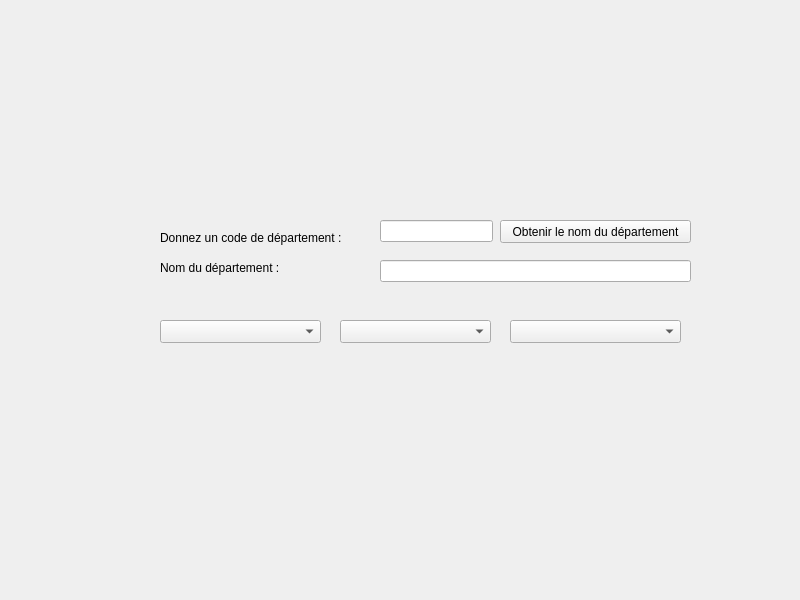
<?xml version="1.0" encoding="UTF-8"?>
<ui version="4.0">
 <class>MiseEnOeuvreBDD</class>
 <widget class="QWidget" name="MiseEnOeuvreBDD">
  <property name="geometry">
   <rect>
    <x>0</x>
    <y>0</y>
    <width>800</width>
    <height>600</height>
   </rect>
  </property>
  <property name="windowTitle">
   <string>MiseEnOeuvreBDD</string>
  </property>
  <widget class="QLabel" name="label">
   <property name="geometry">
    <rect>
     <x>160</x>
     <y>230</y>
     <width>200</width>
     <height>15</height>
    </rect>
   </property>
   <property name="text">
    <string>Donnez un code de département :</string>
   </property>
  </widget>
  <widget class="QLabel" name="label_2">
   <property name="geometry">
    <rect>
     <x>160</x>
     <y>260</y>
     <width>134</width>
     <height>15</height>
    </rect>
   </property>
   <property name="text">
    <string>Nom du département :</string>
   </property>
  </widget>
  <widget class="QPushButton" name="pushButtonObtenirNomDep">
   <property name="geometry">
    <rect>
     <x>500</x>
     <y>220</y>
     <width>191</width>
     <height>23</height>
    </rect>
   </property>
   <property name="text">
    <string>Obtenir le nom du département</string>
   </property>
  </widget>
  <widget class="QLineEdit" name="lineEditNomDepartement">
   <property name="geometry">
    <rect>
     <x>380</x>
     <y>260</y>
     <width>311</width>
     <height>22</height>
    </rect>
   </property>
  </widget>
  <widget class="QLineEdit" name="lineEditCodeDepartement">
   <property name="geometry">
    <rect>
     <x>380</x>
     <y>220</y>
     <width>113</width>
     <height>22</height>
    </rect>
   </property>
  </widget>
  <widget class="QComboBox" name="comboBoxRegions">
   <property name="geometry">
    <rect>
     <x>160</x>
     <y>320</y>
     <width>161</width>
     <height>23</height>
    </rect>
   </property>
  </widget>
  <widget class="QComboBox" name="comboBoxDepartements">
   <property name="geometry">
    <rect>
     <x>340</x>
     <y>320</y>
     <width>151</width>
     <height>23</height>
    </rect>
   </property>
  </widget>
  <widget class="QComboBox" name="comboBox_2">
   <property name="geometry">
    <rect>
     <x>510</x>
     <y>320</y>
     <width>171</width>
     <height>23</height>
    </rect>
   </property>
  </widget>
 </widget>
 <resources/>
 <connections/>
</ui>
